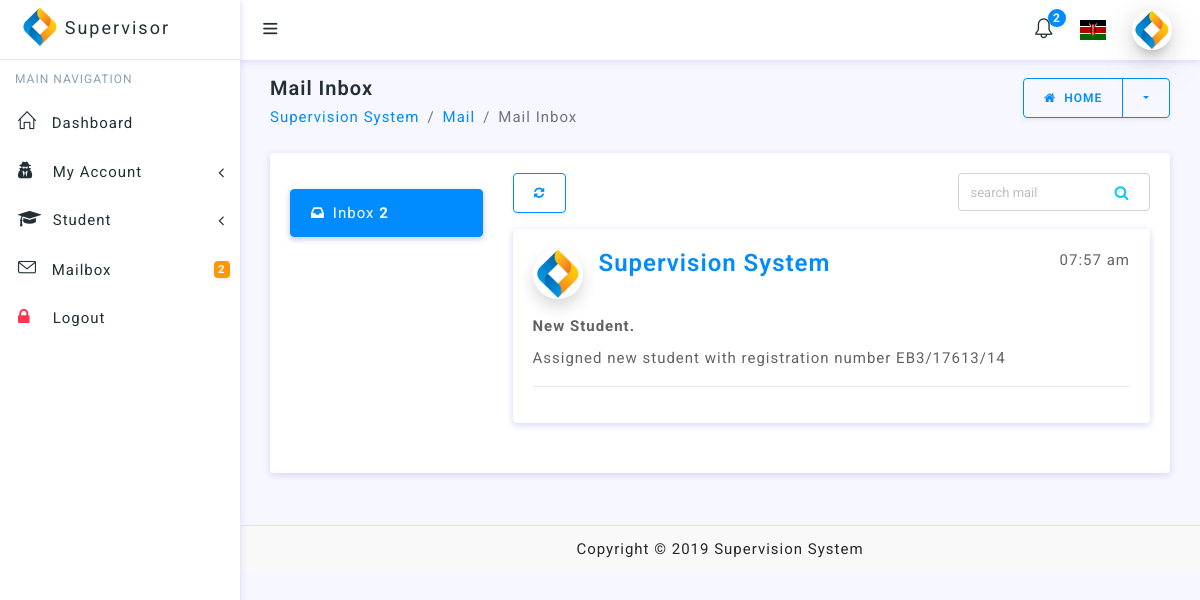
Page /supervisor/mailbox/read.php?action=read&id=3 (signed in) on the committed database.
### tables this page shows
CREATE TABLE `notification_table` (
  `id` int(11) NOT NULL,
  `admin_id` int(11) NOT NULL,
  `supervisor_id` int(11) NOT NULL,
  `student_id` int(11) NOT NULL,
  `subject` text NOT NULL,
  `message` text NOT NULL,
  `status` int(11) NOT NULL,
  `created_at` datetime NOT NULL
);

### inc/appNames.php (called while the page is built, shortened)
<?php
$appName = 'Supervision System';

### functions/read_mail.php (called while the page is built, shortened)
<?php
$mail_id = $_GET["id"];
$ses_sql = mysqli_query($connection, "SELECT * FROM notification_table WHERE id='$mail_id'");
$row = mysqli_fetch_assoc($ses_sql);
$subject = $row['subject'];
$message = $row['message'];
$created_at = $row['created_at'];

### supervisor/mailbox/read.php (the view, shortened to what this page needs)
<?php
require '../../inc/appNames.php';
require '../sessions/supervisor_session.php';
require '../../functions/read_mail.php';
?>
<!doctype html>
<html lang="en">
<head>
    <link href="../../inc/table.css" rel="stylesheet" type="text/css"/>
</head>
<body>
<div id="wrapper">
    <?php
    require '../layouts/supervisor_layout.php';
    ?>
    <div class="content-wrapper">
        <div class="container-fluid">
            <div class="row pt-2 pb-2">
                <div class="col-sm-9">
                    <h4 class="page-title">Mail Inbox</h4>
                    <ol class="breadcrumb">
                        <li class="breadcrumb-item"><a href="javaScript:void();"><?php echo $appName ?></a></li>
                        <li class="breadcrumb-item"><a href="javaScript:void();">Mail</a></li>
                        <li class="breadcrumb-item active" aria-current="page">Mail Inbox</li>
                    </ol>
                </div>
                <div class="col-sm-3">
                    <div class="btn-group float-sm-right">
                        <a href="../dashboard/home.php" class="btn btn-outline-primary waves-effect waves-light"><i
                                    class="fa fa-home mr-1"></i> Home
                        </a>
                        <button type="button"
                                class="btn btn-outline-primary dropdown-toggle dropdown-toggle-split waves-effect waves-light"
                                data-toggle="dropdown">
                        </button>
                    </div>
                </div>
            </div>
            <div class="row">
                <div class="col-lg-12">
                    <div class="card">
                        <div class="card-body">
                            <div class="row">
                                <?php require '../layouts/mail_layout.php' ?>
                                <div class="col-lg-9 col-md-8">
                                    <div class="row">
                                        <div class="col-lg-8">
                                            <div class="btn-toolbar" role="toolbar">
                                                <div class="btn-group mr-1">
                                                    <a href="inbox.php"
                                                       class="btn btn-outline-primary waves-effect waves-light"><i
                                                                class="fa fa-refresh"></i></a>
                                                </div>
                                            </div>
                                        </div>
                                        <div class="col-lg-4">
                                            <div class="position-relative has-icon-right">
                                                <input type="text" class="form-control" placeholder="search mail">
                                                <div class="form-control-position">
                                                    <i class="fa fa-search text-info"></i>
                                                </div>
                                            </div>
                                        </div>
                                    </div>
                                    <div class="card mt-3">
                                        <div class="card-body">
                                            <div class="media mb-3">
                                                <img src="../../assets/images/logo-icon.png"
                                                     class="rounded-circle mr-3 mail-img shadow" alt="media image">
                                                <div class="media-body">
                                                    <span class="media-meta float-right"><?php echo date('H:i a', strtotime($created_at)) ?></span>
                                                    <h4 class="text-primary m-0"><?php echo $appName ?></h4>
                                                </div>
                                            </div>
                                            <p><b><?php echo $subject ?>.</b></p>
                                            <p><?php echo $message ?></p>
                                            <hr>
                                        </div>
                                    </div>
                                </div>
                            </div>
                        </div>
                    </div>
                </div>
            </div>
        </div>
    </div>
    <?php
    require('../../inc/footer.php')
    ?>
</div>
</body>
</html>

### rows in the picture
notification_table: created_at "07:57 am", subject "New Student", message "Assigned new student with registration number EB3/17613/14"

### other values in the picture
$unReadNotifications "2"
$appName "Supervision System"
$allNotifications "2"
